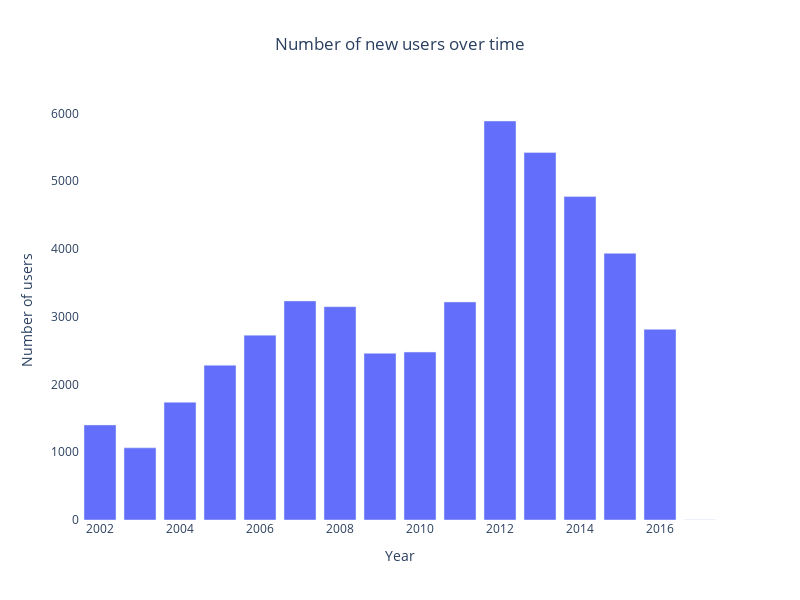

Notebook cell for this chart:
### Code cell
# Plot the number of users that have joined the platform over time
data_presentation.plot_number_of_users_over_time()

### Figure 1 — Plotly figure (JSON) as saved in the notebook; plotly's stock layout.template omitted (floating-point values rounded to 4 significant figures)
{"data": [{"type": "bar", "x": [2002, 2003, 2004, 2005, 2006, 2007, 2008, 2009, 2010, 2011, 2012, 2013, 2014, 2015, 2016, 2017], "y": [1403, 1065, 1738, 2284, 2728, 3234, 3149, 2460, 2479, 3219, 5890, 5425, 4774, 3936, 2814, 1]}], "layout": {"height": 600, "paper_bgcolor": "rgb(255,255,255)", "plot_bgcolor": "rgb(255,255,255)", "title": {"text": "Number of new users over time", "x": 0.5}, "width": 800, "xaxis": {"title": {"text": "Year"}}, "yaxis": {"title": {"text": "Number of users"}}}}
